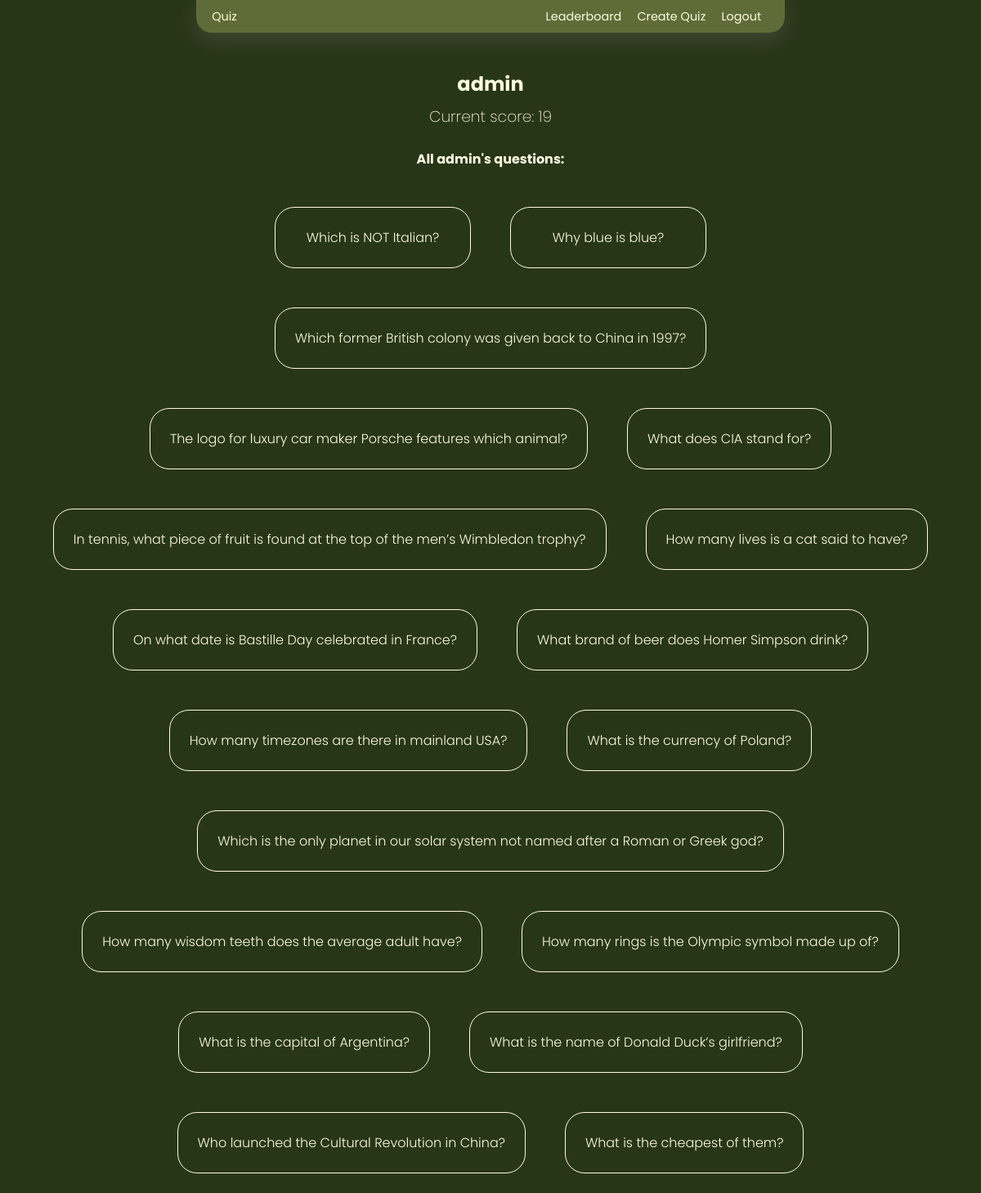
The page /profile_page/1 on the database its author committed.
### quiz/models.py (models this page shows, shortened)
class User(AbstractUser):
    score = models.IntegerField(
        blank=True,
        null=True,
        default=0
    )

class Quiz(models.Model):
    question = models.CharField(max_length=300)
    user = models.ForeignKey(
        User,
        on_delete=models.CASCADE
    )
    active = models.BooleanField(default=True)
    created = models.DateTimeField(auto_now_add=True, blank=True, null=True)

### quiz/views.py (the view)
# urls.py: path("profile_page/<int:userId>", views.profile_page, name="profile_page"),
def profile_page(request, userId):
    try:
        user = User.objects.get(id=userId)
        questions = Quiz.objects.filter(user=user)
    except:
        return render(request, "quiz/404.html")
    context = {
        "user": user,
        "questions": questions
    }
    return render(request, "quiz/profile_page.html", context)

### quiz/templates/quiz/profile_page.html
{% extends "quiz/layout.html" %}
{% block body %}
<h2 class="profile-title">{{user.username}}</h2>
<h3 class="profile-score">Current score: {{user.score}}</h3>
{% if questions %}
<h4>All {{user.username}}'s questions:</h4>
<div class="profile-questions">
    {% for question in questions %}
    <div class="profile-question">
        {{question.question}}
    </div>
    {% endfor %}
</div>
{% else %}
<h4>{{user.username}} did not create any questions yet.</h4>
{% endif %}
{% endblock %}

### quiz/static/quiz/styles.css (style rules this page uses)
* { transition: all 0.4s cubic-bezier(0, 0.74, 0.47, 0.99); box-sizing: border-box; }
html, body { margin: 0; padding: 0; box-sizing: border-box; font-family: "Poppins", sans-serif; color: #fefae0; }
body { background-color: #283618; width: 100vw; height: 100vh; }
.profile-title, .profile-score { margin: 0.2em; }
.profile-score { font-weight: 200; }
.profile-questions { display: flex; justify-content: center; align-items: center; flex-wrap: wrap; }
.profile-question { min-width: 15em; border: 1px #fefae0 solid; border-radius: 1.5em; padding: 1.5em; text-align: center; font-weight: 300; margin: 1.5em; }

### rows shown on the page
User: username "admin", score "19"
Quiz: question "Which is NOT Italian?"
Quiz: question "Why blue is blue?"
Quiz: question "Which former British colony was given back to China in 1997?"
Quiz: question "The logo for luxury car maker Porsche features which animal?"
Quiz: question "What does CIA stand for?"
Quiz: question "In tennis, what piece of fruit is found at the top of the men’s Wimbledon trophy?"
Quiz: question "How many lives is a cat said to have?"
Quiz: question "On what date is Bastille Day celebrated in France?"
Quiz: question "What brand of beer does Homer Simpson drink?"
Quiz: question "How many timezones are there in mainland USA?"
Quiz: question "What is the currency of Poland?"
Quiz: question "Which is the only planet in our solar system not named after a Roman or Greek god?"
Quiz: question "How many wisdom teeth does the average adult have?"
Quiz: question "How many rings is the Olympic symbol made up of?"
Quiz: question "What is the capital of Argentina?"
Quiz: question "What is the name of Donald Duck’s girlfriend?"
Quiz: question "Who launched the Cultural Revolution in China?"
Quiz: question "What is the cheapest of them?"
